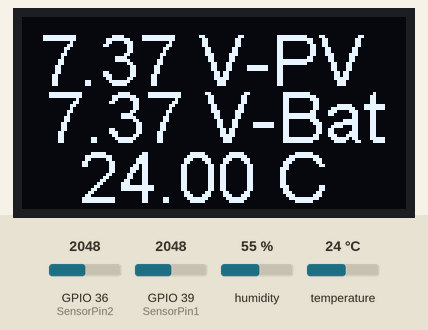
The sketch below on a simulated ESP32. On the bench: 128×64 one-colour display. The test bench sets the inputs (shaded band); at power-on: GPIO 36 (SensorPin2) = 2048, temperature 24 °C, GPIO 39 (SensorPin1) = 2048, humidity 55 %. WiFi joins after 1.5 s; servers stay silent unless stated; what the sketch prints to the serial monitor is not drawn.

Above: at 3.0 s.
3.1 s: GPIO 36 (SensorPin2) set to 2866
At 4.0 s:
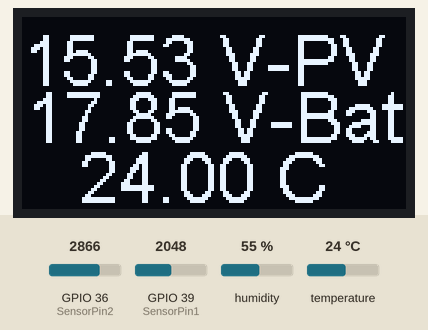
5.1 s: temperature set to 12 °C
At 6.5 s:
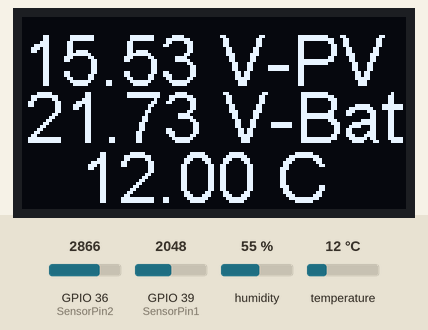
7.4 s: GPIO 39 (SensorPin1) set to 2866
At 8.06 s:
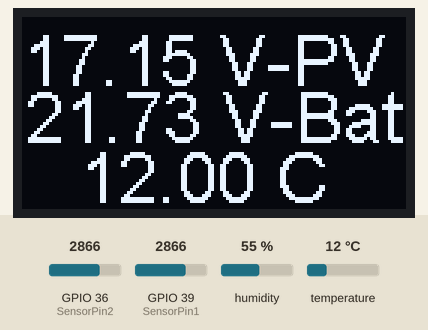
9.2 s: temperature set to 19 °C
At 10.8 s:
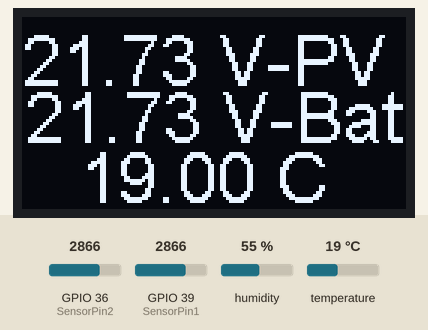
11.4 s: GPIO 36 (SensorPin2) set to 3972
At 12.13 s:
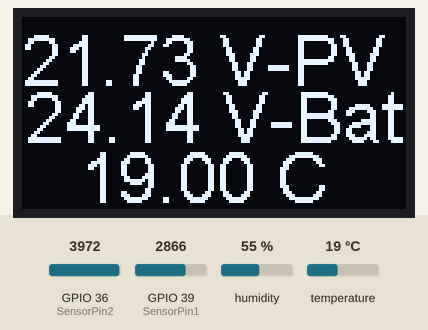
13.2 s: GPIO 39 (SensorPin1) set to 3972
At 15.8 s:
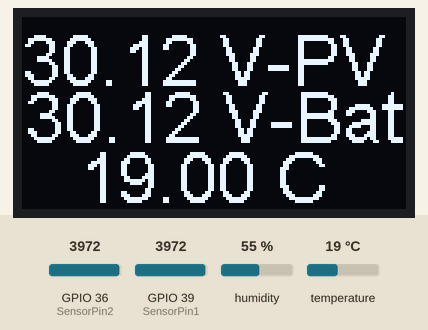
Timing chart, 0 to 16.0 s (numbered marks = the images above; inputs shaded):
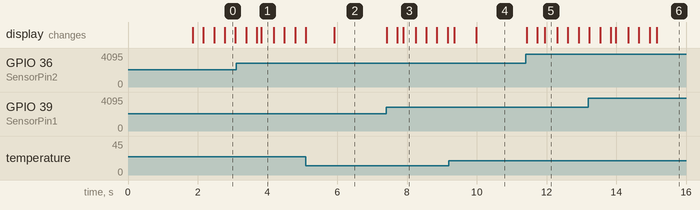

Measured:
- after the input at 5.1 s, the display: changes after 0.82 s (image 2)
- after the input at 7.4 s, the display: first changes at once (image 3 shows a later state)
- after the input at 9.2 s, the display: first differs from a run without the input after 0.78 s (image 4)
- after the input at 11.4 s, the display: first changes at once (image 5 shows a later state)

The sketch:

Tiny_house_PV_and_Batt_Temp_measure_v3.ino
```cpp
/**
 *This sketch created by Boyd Benton
 */

#include "SSD1306.h" // alias for `#include "SSD1306Wire.h"'
#include "driver/adc.h" //adc library
#include "DHT.h"
#define BLYNK_PRINT Serial
#include <WiFi.h>
#include <WiFiClient.h>
#include <BlynkSimpleEsp32.h>
#define DHTPIN 26
#define DHTTYPE DHT11
// Initialize the OLED display using Wire library
SSD1306 display(0x3c, 5, 4);
// Auth Token for the Blynk App.
// char auth[] = "0a5c5275307b4acfa0298f4064e61139";

char auth[] = "bb0aa5a30d8c450ba3c16d35ee10dbbb";
// Your WiFi credentials.
char ssid[] = "Sunrise_2.4GHz";
char pass[] = "earlytobed";
// char ssid[] = "ecoinnovation";
// char pass[] = "ecoinnovation";
// char ssid[] = "TinyHouse";
// char pass[] = "MyToilet";

int SensorPin1 = 39;   // select the input pin for PV Voltage
int SensorPin2 = 36;   // select the input pin for Batt Voltage
int Value1 = 0; //variable for reading analogue pin
int Value2 = 0; //variable for reading analogue pin
float PV_V = 0; //variable for analogure read of PV Voltage
float Batt_V = 0; //variable for analogure read of Battery Voltage
float humd = 0; //variable for analogure read of Humidity
float temp = 0; //variable for analogure read of Temperature

// Define the number of samples to keep track of. The higher the number, the
// more the readings will be smoothed, but the slower the output will respond to
// the input. Using a constant rather than a normal variable lets us use this
// value to determine the size of the readings array.
const int numReadings = 80;

int readingsPV_V[numReadings];      // the readings from the analog input
int readingsBatt_V[numReadings];  // the readings from the analog input
int readIndex = 0;              // the index of the current reading
int totalPV_V = 0;                  // the running total
int totalBatt_V = 0;                 // the running total
int averagePV_V = 0;                // the average
int averageBatt_V = 0;                // the average


DHT dht(DHTPIN, DHTTYPE);

BlynkTimer timer;
// This function sends Arduino's up time every second to Virtual Pin (5).
// In the app, Widget's reading frequency should be set to PUSH. This means
// that you define how often to send data to Blynk App.

void setup()
   {
  Serial.begin(9600);
  Blynk.begin(auth, ssid, pass);
  pinMode(SensorPin1, INPUT);
  pinMode(SensorPin2, INPUT);
  display.init();
  display.flipScreenVertically();
  display.setFont(ArialMT_Plain_24);
  display.setColor(WHITE);
  display.setTextAlignment(TEXT_ALIGN_CENTER);
  display.setFont(ArialMT_Plain_24);
  //DHT11
  Serial.println("DHT11 sensor!");
  //call begin to start sensor
  dht.begin();
  // initialize all the readings to 0: for smoothing out PV_Voltage.
  for (int thisReading = 0; thisReading < numReadings; thisReading++) {
    readingsPV_V[thisReading] = 0;
    readingsBatt_V[thisReading] = 0;
  }

  // Setup a function to be called every second
  timer.setInterval(5000L, myTimerEvent);
  }

void loop() {

  //Value1 = analogRead(SensorPin1); //ADC Read for PV_V
  //Value2 = analogRead(SensorPin2); //ADC Read for Batt_V
  humd = dht.readHumidity();       // Read temperature as Celsius (the default)
  temp = dht.readTemperature();    // Check if any reads failed and exit early (to try again).
  if (isnan(humd) || isnan(temp)) {
    Serial.println("Failed to read from DHT sensor!");
    delay (10);
    return;
  }
 // subtract the last reading:
  totalPV_V = totalPV_V - readingsPV_V[readIndex];
  totalBatt_V = totalBatt_V - readingsBatt_V[readIndex];
  // read from the sensor:
  readingsPV_V[readIndex] = analogRead(SensorPin1); //ADC Read for PV.
  readingsBatt_V[readIndex] = analogRead(SensorPin2); //ADC Read for Batt_V.
  // add the reading to the total:
  totalBatt_V = totalBatt_V + readingsBatt_V[readIndex];
  totalPV_V = totalPV_V + readingsPV_V[readIndex];
  // advance to the next position in the array:
  readIndex = readIndex + 1;

  // if we're at the end of the array...
  if (readIndex >= numReadings) {
    // ...wrap around to the beginning:
    readIndex = 0;
  }

  // calculate the average:
  averagePV_V = totalPV_V / numReadings;
 averageBatt_V = totalBatt_V / numReadings;

   PV_V = map(averagePV_V, 0, 4095, 0, 3106.7); //calibration
   Batt_V = map(averageBatt_V, 0, 4095, 0, 3106.7); //calibration
   PV_V = PV_V /100; // set to 2 decimal places
   Batt_V =Batt_V /100;  // set to 2 decimal places

 UpdateDisplay(); //writes to the display.

  Blynk.run();
  timer.run(); // Initiates BlynkTimer

delay (10);
}

void myTimerEvent()
{
  // You can send any value at any time.
  // Please don't send more that 10 values per second.
  Blynk.virtualWrite(V21,humd);
  Blynk.virtualWrite(V20,temp);
  Blynk.virtualWrite(V2,PV_V);
  Blynk.virtualWrite(V3,Batt_V);
  Blynk.virtualWrite(V7,PV_V-Batt_V);
  Blynk.virtualWrite (V23, Batt_V);


 UpdatePrint(); // for diagnostics only
  }

  void UpdateDisplay()
{
  display.clear();
  display.drawString(64, 1, String(PV_V)+ " V-PV ");
  display.drawString(64, 20, String(Batt_V)+ " V-Bat");
  display.drawString(64, 40, String(temp)+ " C ");
  display.display();
}

  void UpdatePrint()
{
   Serial.print(Batt_V); // print value
  Serial.print(" ,"); // print value
  Serial.println(PV_V); // print value
  Serial.print("Humidity: ");
  Serial.print(humd);
  Serial.print(" %\t");
  Serial.print("Temperature: ");
  Serial.print(temp);
  Serial.println(" *C ");
}
```
